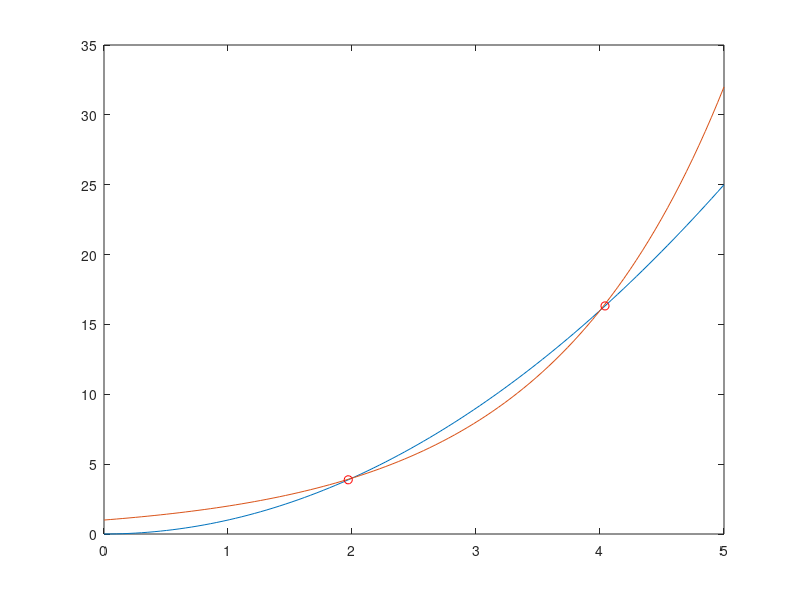

This figure's MATLAB source:
x=linspace(0,5);
y1=x.^2;
y2=2.^x;

figure

d = y1 ./ (y2 + eps);
ix = find(d > 0.99 & d < 1.0); 
x1=x(ix);
y3=x1.^2;
plot(x,y1,x,y2,x1,y3,'or');

